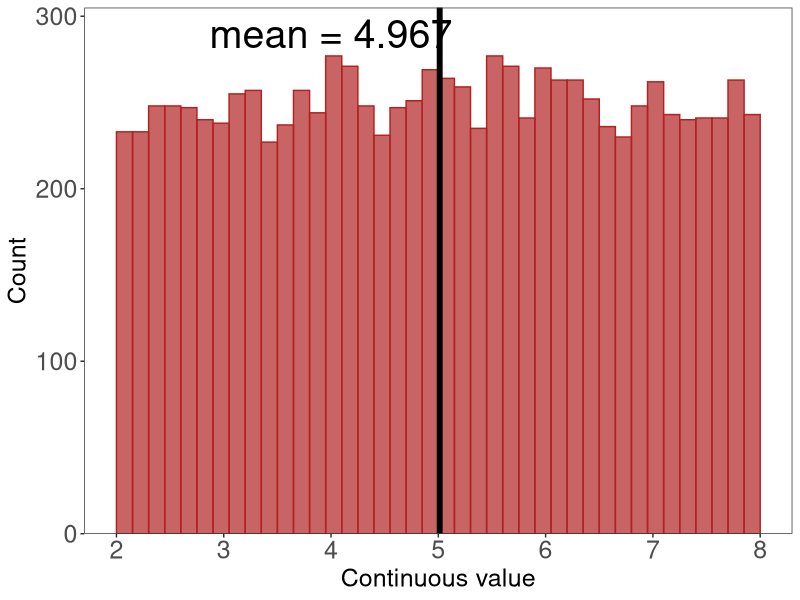

The R script that drew this image:
## ---- chunk 1
#| fig-width: 12
#| fig-height: 8

# read in the tidyverse
library(tidyverse)

# generate 10000 numbers from a uniform distribution for the population
uniform <- runif(10000, min = 2, max = 8)

# turn the vector into a data frame
uniformdf <- as.data.frame(uniform)

# make a histogram for the population
ggplot(uniformdf, aes(x = uniform)) +
  geom_histogram(breaks = seq(2, 8, length.out = 41), fill = "firebrick", alpha = 0.7, color = "firebrick") +
  geom_vline(xintercept = mean(uniform), linewidth = 2) +
  annotate("text", x = 4, y = 290, label = "mean = 4.967", size = 10) +
  scale_x_continuous(breaks = seq(from = 2, to = 8, by = 1)) +
  scale_y_continuous(expand = c(0, 0), limits = c(0, 305)) +
  labs(x = "Continuous value", y = "Count") +
  theme_bw() +
  theme(panel.grid = element_blank(),
        axis.text = element_text(size = 18),
        axis.title = element_text(size = 18))
